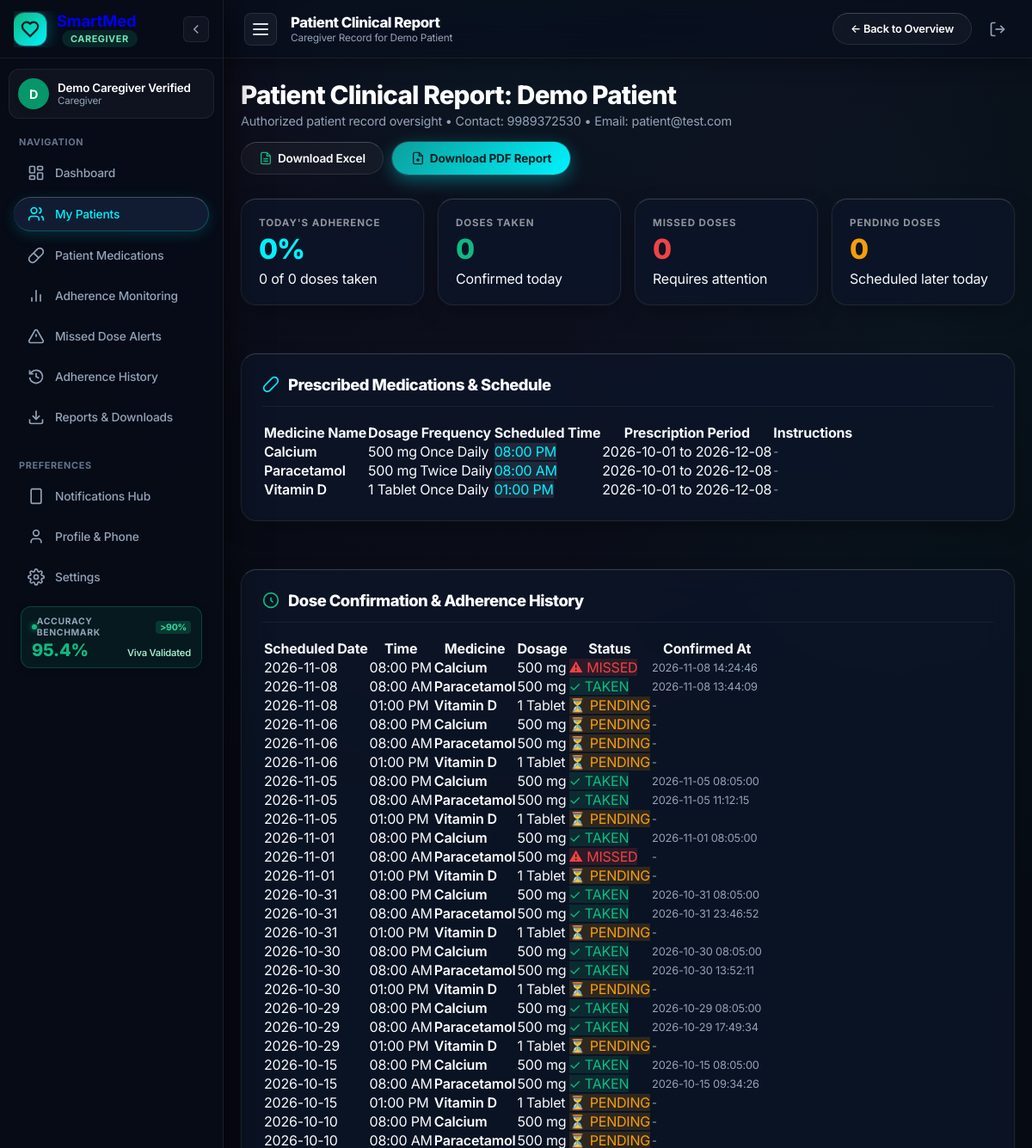
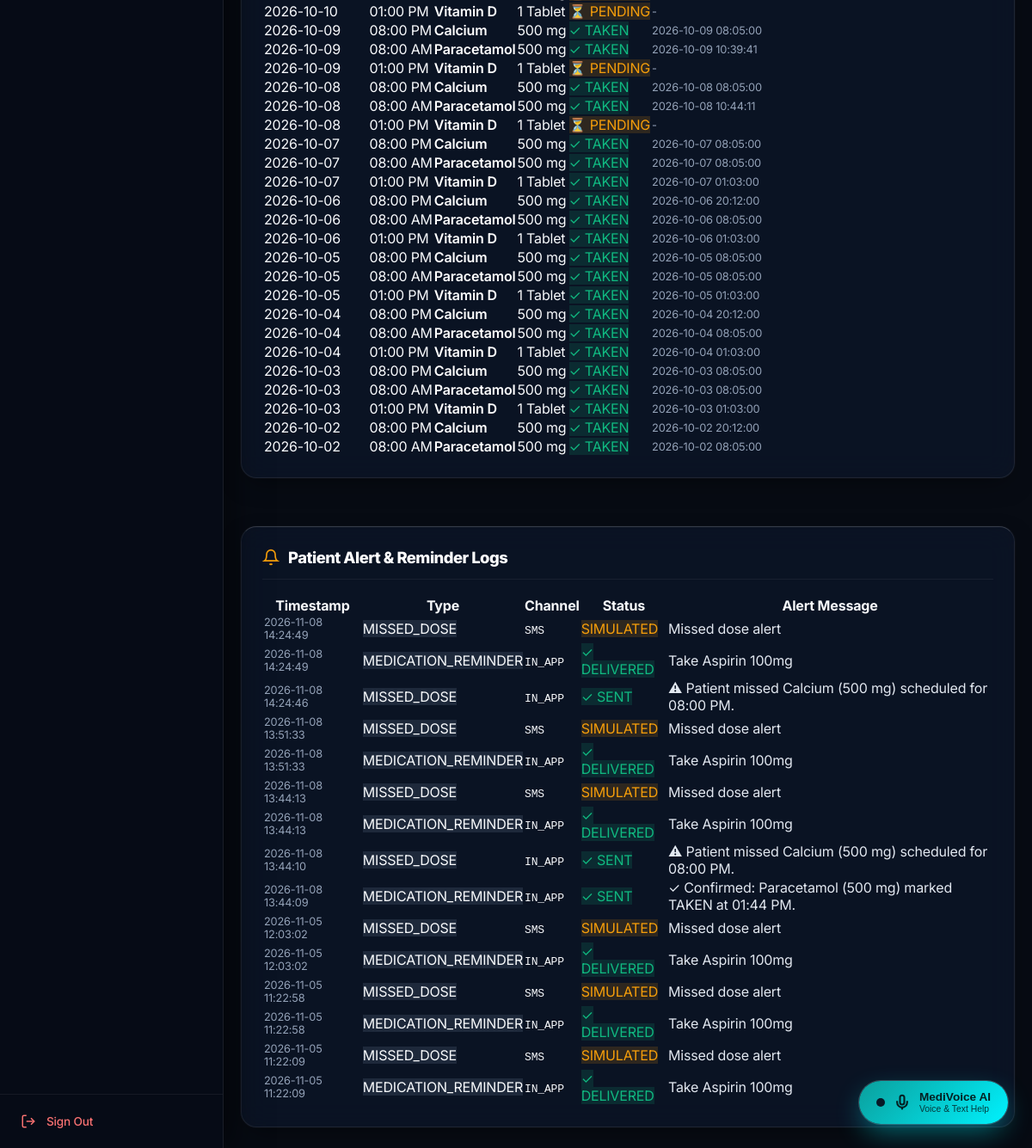
Page /caregiver/patient/1 (signed in) on the earlier database version (2 pictures, top to bottom).
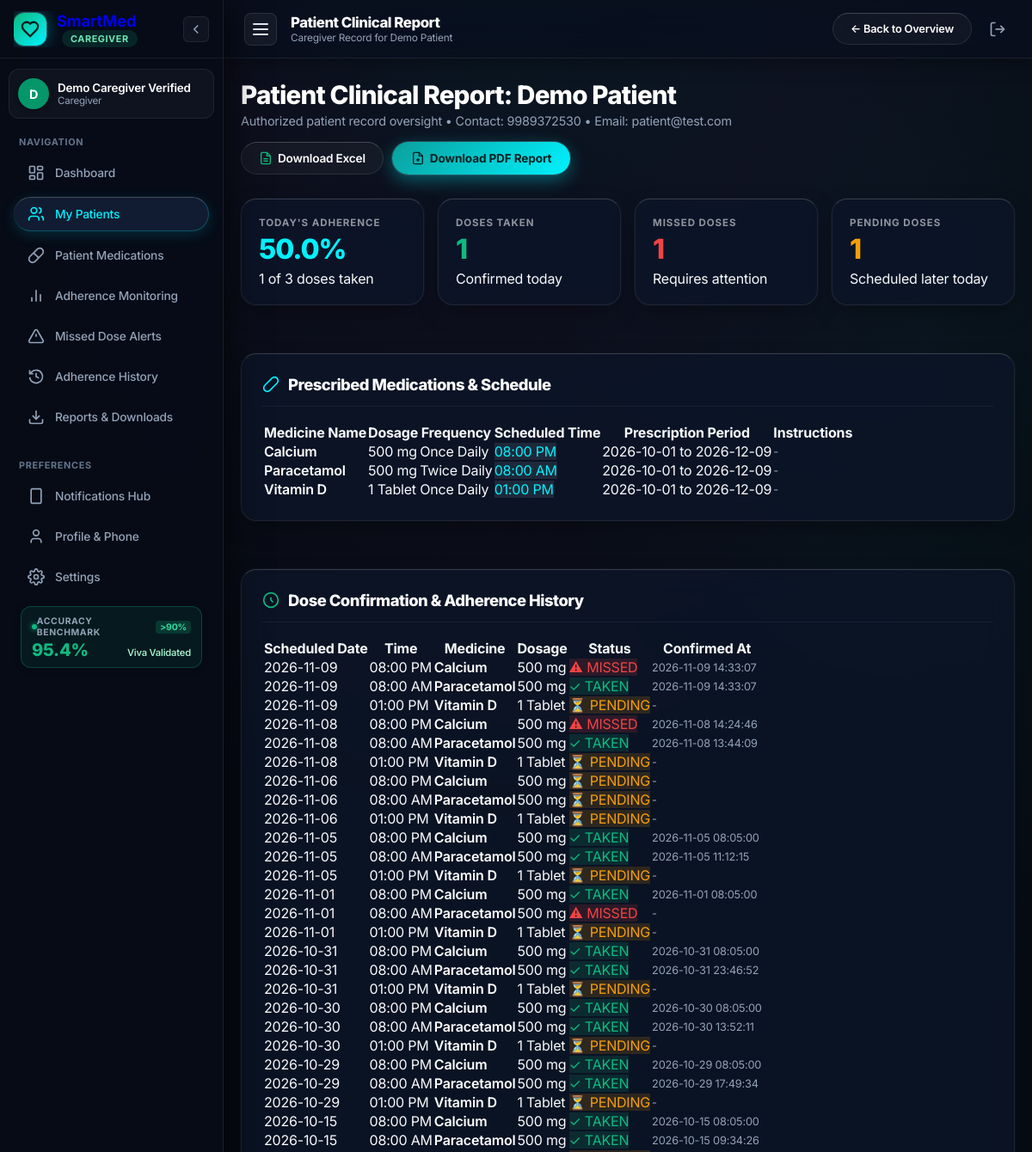
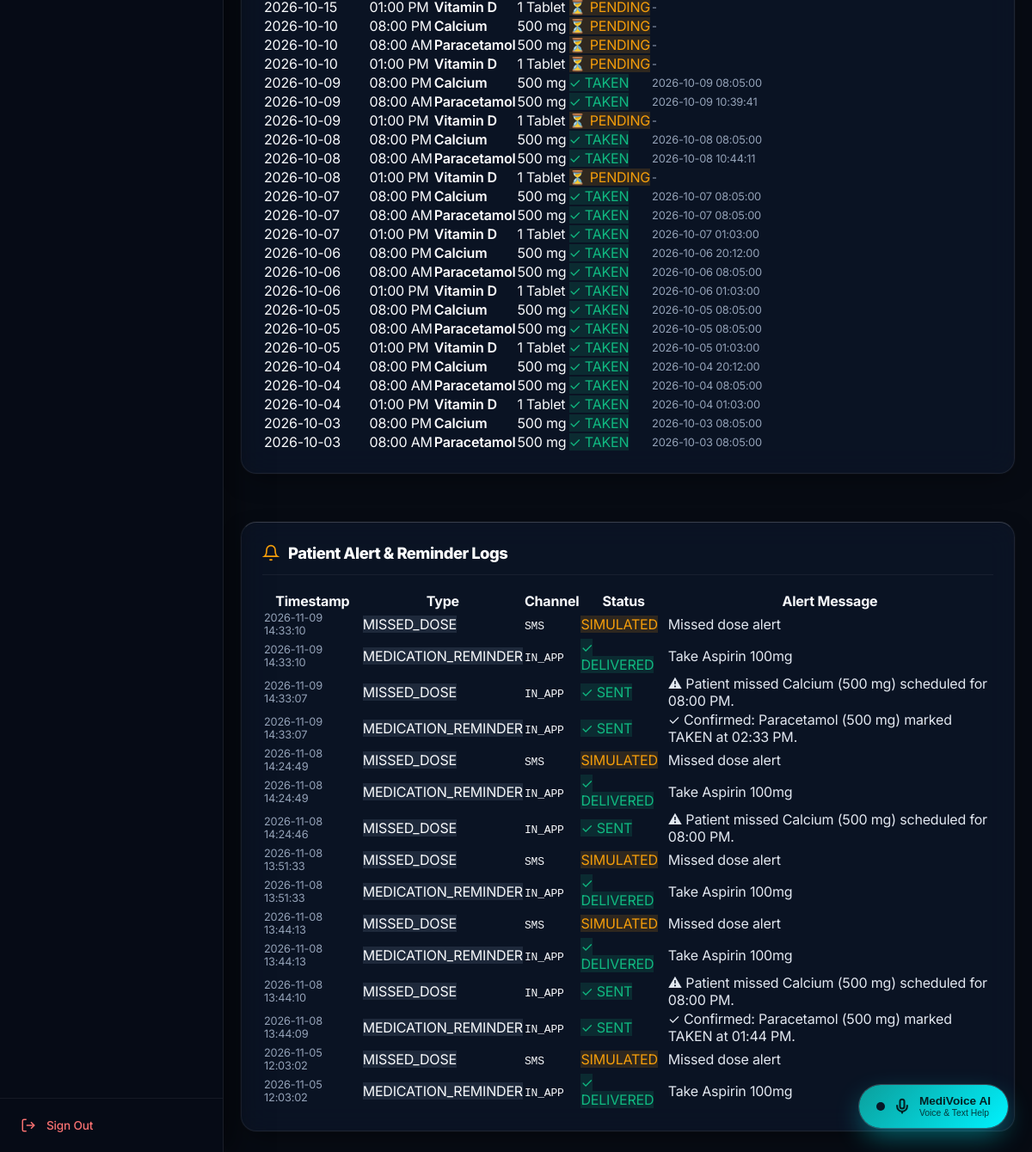
Same page on the later database version (2 pictures, top to bottom).
### tables this page shows
CREATE TABLE medications (
            id INTEGER PRIMARY KEY AUTOINCREMENT,
            patient_id INTEGER NOT NULL,
            medicine_name TEXT NOT NULL,
            dosage TEXT NOT NULL,
            frequency TEXT NOT NULL,
            scheduled_time TEXT NOT NULL,
            start_date TEXT NOT NULL,
            end_date TEXT NOT NULL, instructions TEXT DEFAULT '',
            FOREIGN KEY (patient_id) REFERENCES users(id) ON DELETE CASCADE
        );

CREATE TABLE adherence (
            id INTEGER PRIMARY KEY AUTOINCREMENT,
            medication_id INTEGER NOT NULL,
            scheduled_date TEXT NOT NULL,
            scheduled_time TEXT NOT NULL,
            status TEXT NOT NULL DEFAULT 'PENDING',
            confirmed_at TEXT,
            FOREIGN KEY (medication_id) REFERENCES medications(id) ON DELETE CASCADE
        );

CREATE TABLE notifications (
            id INTEGER PRIMARY KEY AUTOINCREMENT,
            patient_id INTEGER NOT NULL,
            medication_id INTEGER,
            message TEXT NOT NULL,
            type TEXT NOT NULL,
            is_read INTEGER DEFAULT 0,
            created_at TEXT NOT NULL, caregiver_id INTEGER, recipient_phone TEXT, channel TEXT DEFAULT 'IN_APP', status TEXT DEFAULT 'SENT', error_message TEXT, retry_count INTEGER DEFAULT 0,
            FOREIGN KEY (patient_id) REFERENCES users(id) ON DELETE CASCADE,
            FOREIGN KEY (medication_id) REFERENCES medications(id) ON DELETE SET NULL
        );

### app.py (the view)
@app.route("/caregiver/patient/<int:patient_id>")
def caregiver_patient_detail(patient_id):
    if "user_id" not in session:
        return redirect(url_for("login"))
    if session.get("role") != "caregiver":
        return render_template("error_403.html", message="Caregiver privileges required."), 403
    caregiver_id = session["user_id"]
    if not is_caregiver_authorized_for_patient(caregiver_id, patient_id):
        return render_template("error_403.html", message="Forbidden: You are not authorized to view this patient's records."), 403
    conn = get_db()
    cursor = conn.cursor()
    cursor.execute("SELECT id, name, email, phone, created_at FROM users WHERE id = ?", (patient_id,))
    patient = cursor.fetchone()
    cursor.execute("SELECT * FROM medications WHERE patient_id = ? ORDER BY medicine_name ASC", (patient_id,))
    medications = cursor.fetchall()
    cursor.execute("""
        SELECT a.scheduled_date, a.scheduled_time, a.status, a.confirmed_at, m.medicine_name, m.dosage
        FROM adherence a
        JOIN medications m ON a.medication_id = m.id
        WHERE m.patient_id = ?
        ORDER BY a.scheduled_date DESC, a.scheduled_time DESC
        LIMIT 50
    """, (patient_id,))
    adherence_rows = cursor.fetchall()
    cursor.execute("""
        SELECT id, message, created_at, type, status, channel
        FROM notifications
        WHERE patient_id = ?
        ORDER BY id DESC
        LIMIT 15
    """, (patient_id,))
    notification_history = cursor.fetchall()
    conn.close()
    stats = get_patient_today_stats(patient_id)
    return render_template(
        "caregiver_patient_detail.html",
        patient=patient,
        medications=medications,
        adherence_rows=adherence_rows,
        notification_history=notification_history,
        stats=stats
    )

### app.py (called while the page is built)
def get_db():
    conn = sqlite3.connect(DATABASE_PATH)
    conn.row_factory = sqlite3.Row
    return conn

def is_caregiver_authorized_for_patient(caregiver_id, patient_id):
    conn = get_db()
    cursor = conn.cursor()
    cursor.execute("""
        SELECT id FROM caregiver_patients
        WHERE caregiver_id = ? AND patient_id = ?
    """, (caregiver_id, patient_id))
    record = cursor.fetchone()
    conn.close()
    return record is not None

    def __call__(self, environ, start_response):
        path_info = environ.get('PATH_INFO', '')
        if path_info.startswith('/api/index'):
            subpath = path_info[len('/api/index'):]
            if not subpath or subpath == '/':
                environ['PATH_INFO'] = '/'
            else:
                environ['PATH_INFO'] = subpath if subpath.startswith('/') else ('/' + subpath)
        return self.wsgi_app(environ, start_response)

### templates/caregiver_patient_detail.html (shortened to what the changed rows need)
<!DOCTYPE html>
<html lang="en">
<head>
  <link rel="stylesheet" href="{{ url_for('static', filename='css/style.css') }}">
</head>
<body class="app-layout">
  {% set active_page = 'patient_report' %}
  <div class="app-main-wrapper">
    <header class="app-topbar">
      <div class="topbar-left">
        <div class="topbar-page-info">
          <h2 class="topbar-title">Patient Clinical Report</h2>
        </div>
      </div>
    </header>
    <main class="main-content" style="max-width:1180px; padding:24px 20px;">
    <div class="dashboard-header" style="display:flex; justify-content:space-between; align-items:flex-start; flex-wrap:wrap; gap:16px;">
      <div class="header-title-box">
        <h1>Patient Clinical Report: {{ patient.name }}</h1>
      </div>
    </div>
    <div class="metrics-grid" style="grid-template-columns: repeat(auto-fit, minmax(180px, 1fr)); margin-bottom:28px;">
      <div class="metric-card">
        <div class="metric-label">Today's Adherence</div>
        <div class="metric-value" style="color:var(--cyan-accent);">{{ stats.percentage }}%</div>
        <div class="metric-subtext">{{ stats.taken }} of {{ stats.total }} doses taken</div>
      </div>
      <div class="metric-card">
        <div class="metric-label">Doses Taken</div>
        <div class="metric-value" style="color:#10B981;">{{ stats.taken }}</div>
        <div class="metric-subtext">Confirmed today</div>
      </div>
      <div class="metric-card">
        <div class="metric-label">Missed Doses</div>
        <div class="metric-value" style="color:#EF4444;">{{ stats.missed }}</div>
        <div class="metric-subtext">Requires attention</div>
      </div>
      <div class="metric-card">
        <div class="metric-label">Pending Doses</div>
        <div class="metric-value" style="color:#F59E0B;">{{ stats.pending }}</div>
        <div class="metric-subtext">Scheduled later today</div>
      </div>
    </div>
    <div class="section-card" style="margin-bottom:28px;">
      <div class="section-header">
        <div class="section-title-box">
          <h2 class="section-title">Prescribed Medications &amp; Schedule</h2>
        </div>
      </div>
      <div class="table-responsive">
        <table class="data-table">
          <thead>
            <tr>
              <th>Medicine Name</th>
              <th>Dosage</th>
              <th>Frequency</th>
              <th>Scheduled Time</th>
              <th>Prescription Period</th>
              <th>Instructions</th>
            </tr>
          </thead>
          <tbody>
            {% for m in medications %}
            <tr>
              <td style="font-weight:600; color:#FFFFFF;">{{ m.medicine_name }}</td>
              <td>{{ m.dosage }}</td>
              <td>{{ m.frequency }}</td>
              <td><span class="badge" style="background:#1E293B; color:var(--cyan-accent);">{{ m.scheduled_time }}</span></td>
              <td>{{ m.start_date }} to {{ m.end_date }}</td>
              <td style="color:var(--text-muted); font-size:0.82rem;">{{ m.instructions or '-' }}</td>
            </tr>
            {% else %}
            <tr>
              <td colspan="6" style="text-align:center; padding:20px; color:var(--text-muted);">No medications found for this patient.</td>
            </tr>
            {% endfor %}
          </tbody>
        </table>
      </div>
    </div>
    <div class="section-card" style="margin-bottom:28px;">
      <div class="section-header">
        <div class="section-title-box">
          <h2 class="section-title">Dose Confirmation &amp; Adherence History</h2>
        </div>
      </div>
      <div class="table-responsive">
        <table class="data-table">
          <thead>
            <tr>
              <th>Scheduled Date</th>
              <th>Time</th>
              <th>Medicine</th>
              <th>Dosage</th>
              <th>Status</th>
              <th>Confirmed At</th>
            </tr>
          </thead>
          <tbody>
            {% for row in adherence_rows %}
            <tr>
              <td>{{ row.scheduled_date }}</td>
              <td>{{ row.scheduled_time }}</td>
              <td style="font-weight:600; color:#FFFFFF;">{{ row.medicine_name }}</td>
              <td>{{ row.dosage }}</td>
              <td>
                {% if row.status == 'TAKEN' %}
                  <span class="badge" style="background:rgba(16,185,129,0.15); color:#10B981;">✓ TAKEN</span>
                {% elif row.status == 'MISSED' %}
                  <span class="badge" style="background:rgba(239,68,68,0.15); color:#EF4444;">⚠ MISSED</span>
                {% else %}
                  <span class="badge" style="background:rgba(245,158,11,0.15); color:#F59E0B;">⏳ PENDING</span>
                {% endif %}
              </td>
              <td style="font-size:0.8rem; color:var(--text-muted);">{{ row.confirmed_at or '-' }}</td>
            </tr>
            {% else %}
            <tr>
              <td colspan="6" style="text-align:center; padding:20px; color:var(--text-muted);">No adherence history recorded yet.</td>
            </tr>
            {% endfor %}
          </tbody>
        </table>
      </div>
    </div>
    <div class="section-card">
      <div class="section-header">
        <div class="section-title-box">
          <h2 class="section-title">Patient Alert &amp; Reminder Logs</h2>
        </div>
      </div>
      <div class="table-responsive">
        <table class="data-table">
          <thead>
            <tr>
              <th>Timestamp</th>
              <th>Type</th>
              <th>Channel</th>
              <th>Status</th>
              <th>Alert Message</th>
            </tr>
          </thead>
          <tbody>
            {% for n in notification_history %}
            <tr>
              <td style="font-size:0.8rem; color:var(--text-muted);">{{ n.created_at }}</td>
              <td><span class="badge" style="background:#1E293B;">{{ n.type }}</span></td>
              <td><code>{{ n.channel or 'IN_APP' }}</code></td>
              <td>
                {% if n.status == 'DELIVERED' or n.status == 'SENT' %}
                  <span class="badge" style="background:rgba(16,185,129,0.15); color:#10B981;">✓ {{ n.status }}</span>
                {% else %}
                  <span class="badge" style="background:rgba(245,158,11,0.15); color:#F59E0B;">{{ n.status }}</span>
                {% endif %}
              </td>
              <td style="color:#E2E8F0;">{{ n.message }}</td>
            </tr>
            {% else %}
            <tr>
              <td colspan="5" style="text-align:center; padding:20px; color:var(--text-muted);">No notification logs recorded for this patient.</td>
            </tr>
            {% endfor %}
          </tbody>
        </table>
      </div>
    </div>
  </main>
  </div>
</body>
</html>

Differences in the rows shown:
no longer on this page (row unchanged): adherence: scheduled_date "2026-10-03", scheduled_time "01:00 PM", medicine_name "Vitamin D", dosage "1 Tablet", status "✓ TAKEN", confirmed_at "2026-10-03 01:03:00"
no longer on this page (row unchanged): adherence: scheduled_date "2026-10-02", scheduled_time "08:00 PM", medicine_name "Calcium", dosage "500 mg", status "✓ TAKEN", confirmed_at "2026-10-02 20:12:00"
no longer on this page (row unchanged): adherence: scheduled_date "2026-10-02", scheduled_time "08:00 AM", medicine_name "Paracetamol", dosage "500 mg", status "✓ TAKEN", confirmed_at "2026-10-02 08:05:00"
no longer on this page (row unchanged): notifications: created_at "2026-11-05 11:22:58", type "MISSED_DOSE", channel "SMS", status "SIMULATED", message "Missed dose alert"
no longer on this page (row unchanged): notifications: created_at "2026-11-05 11:22:58", type "MEDICATION_REMINDER", channel "IN_APP", status "DELIVERED", message "Take Aspirin 100mg"
no longer on this page (row unchanged): notifications: created_at "2026-11-05 11:22:09", type "MISSED_DOSE", channel "SMS", status "SIMULATED", message "Missed dose alert"
no longer on this page (row unchanged): notifications: created_at "2026-11-05 11:22:09", type "MEDICATION_REMINDER", channel "IN_APP", status "DELIVERED", message "Take Aspirin 100mg"
changed medications "Calcium": end_date "2026-12-08" → "2026-12-09"
changed medications "Paracetamol": end_date "2026-12-08" → "2026-12-09"
changed medications "Vitamin D": end_date "2026-12-08" → "2026-12-09"
added adherence: scheduled_date "2026-11-09", scheduled_time "08:00 PM", medicine_name "Calcium", dosage "500 mg", status "⚠ MISSED", confirmed_at "2026-11-09 14:33:07"
added adherence: scheduled_date "2026-11-09", scheduled_time "08:00 AM", medicine_name "Paracetamol", dosage "500 mg", status "✓ TAKEN", confirmed_at "2026-11-09 14:33:07"
added adherence: scheduled_date "2026-11-09", scheduled_time "01:00 PM", medicine_name "Vitamin D", dosage "1 Tablet", status "⏳ PENDING", confirmed_at "-"
added notifications: created_at "2026-11-09 14:33:10", type "MISSED_DOSE", channel "SMS", status "SIMULATED", message "Missed dose alert"
added notifications: created_at "2026-11-09 14:33:10", type "MEDICATION_REMINDER", channel "IN_APP", status "DELIVERED", message "Take Aspirin 100mg"
added notifications: created_at "2026-11-09 14:33:07", type "MISSED_DOSE", channel "IN_APP", status "SENT", message "⚠ Patient missed Calcium (500 mg) scheduled for 08:00 PM."
added notifications: created_at "2026-11-09 14:33:07", type "MEDICATION_REMINDER", channel "IN_APP", status "SENT", message "✓ Confirmed: Paracetamol (500 mg) marked TAKEN at 02:33 PM."
Other differences:
{{ stats.percentage }}: "0" → "50.0"
{{ stats.taken }}: "0" → "1"
{{ stats.total }}: "0" → "3"
{{ stats.missed }}: "0" → "1"
{{ stats.pending }}: "0" → "1"
